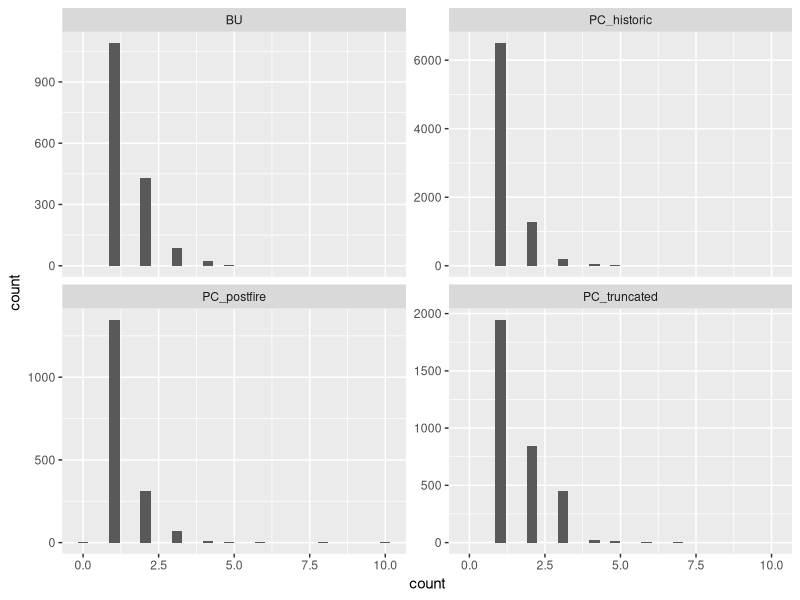

Reproduce this figure in R.
#PREAMBLE####

#1. Load library----
library(tidyverse)
library(lubridate)

#2. Read in data----
raw <- read.csv("Input/01_Wrangled.csv") %>% 
  mutate(type = case_when(organization=="BU" ~ "BU",
                          organization=="PC" & project_id %in% c(598, 353, 140, 10) ~ "BU",
                          organization=="PC" & project_id %in% c(925, 1113) ~ "PC_truncated",
                          project_id==999 & year(date_time) <= 2017 ~ "PC_historic",
                          project_id==999 & year(date_time) > 2017 ~ "PC_postfire"),
         doy = yday(date_time),
         hour = hour(date_time))

#FILTER####

#1. Remove things we don't want----
dat1 <- raw %>% 
  dplyr::filter(hour < 10,
                doy >= 152,
                doy <= 182,
                longitude > -114.2)

#2. Remove rare species----
spp.count <- dat1 %>% 
  group_by(species) %>% 
  summarize(counts = n()) %>% 
  ungroup() %>% 
  dplyr::filter(counts >= 5)

dat2 <- dplyr::filter(dat1, species %in% spp.count$species)

#ACCOUNT FOR SURVEY EFFORT####

#1. Write a function to find the mode----
mode = function(){
  return(sort(-table(dat))[1])
}

#1. Take median count per species per location per year----
med <- dat2 %>% 
  mutate(year = year(date_time)) %>% 
  group_by(organization, type, project_id, location, latitude, longitude, year, species) %>% 
  summarize(count = ceiling(mean(count))) %>% 
  ungroup() %>% 
  dplyr::filter(!is.na(count))

#POKE AROUND#####

#1. Visualize----
ggplot(med) +
  geom_histogram(aes(x=count)) +
  facet_wrap(~type, scales="free_y")

table(med$type, med$count)

#2. Test difference in counts----
m1 <- glm(count ~ type + species, family="poisson", data=med)
summary(m1)

#FINAL FILTERING & MAKE WIDE#####

#1. Do the thing----
use <- med %>% 
  dplyr::filter(!type %in% c("postfire", "historic")) %>% 
  pivot_wider(names_from="species", values_from="count", values_fill = 0)

#2. Save the thing----
write.csv(use, "Input/02_Standardized.csv", row.names = FALSE)
